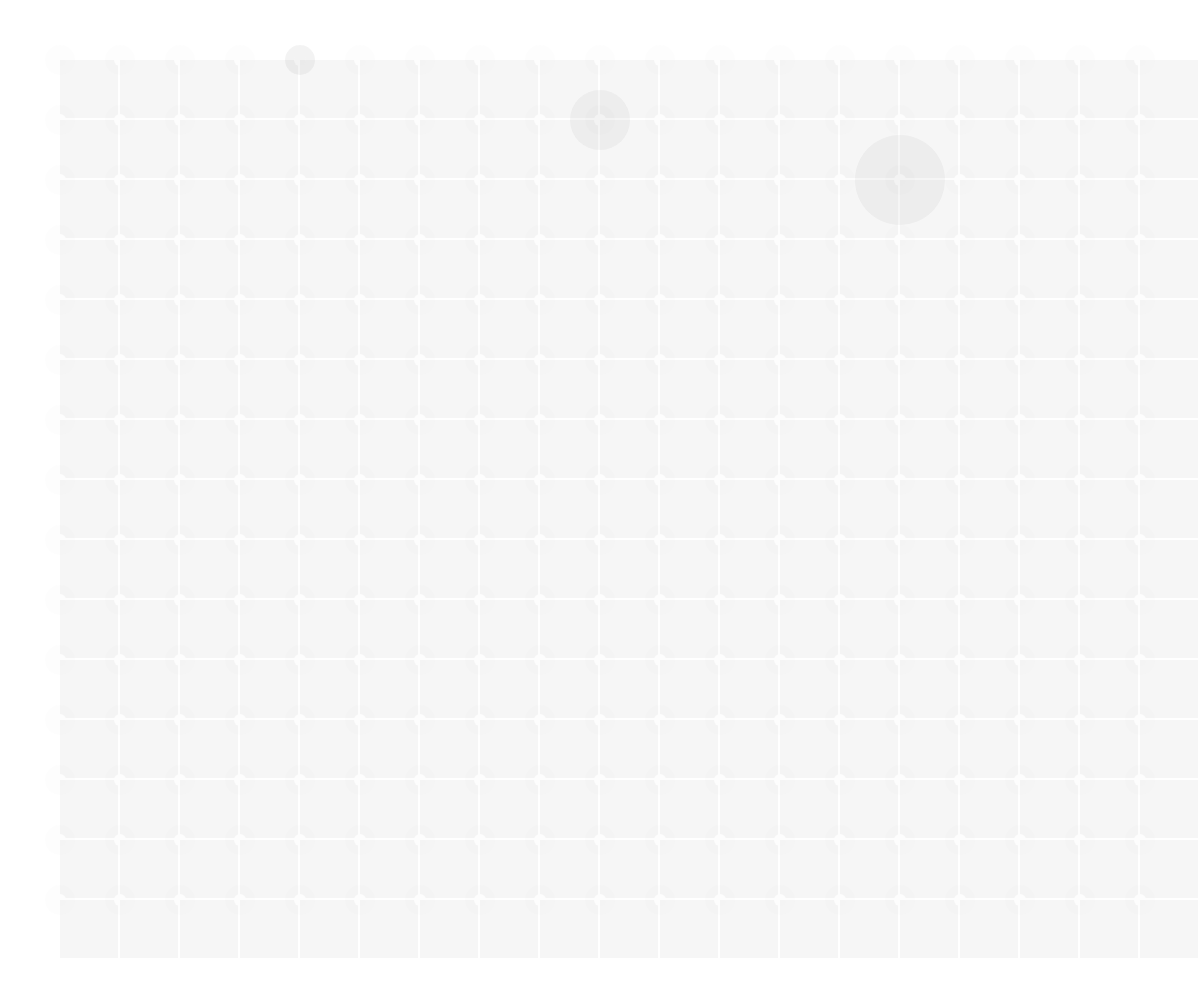
Frame 1 (no input)
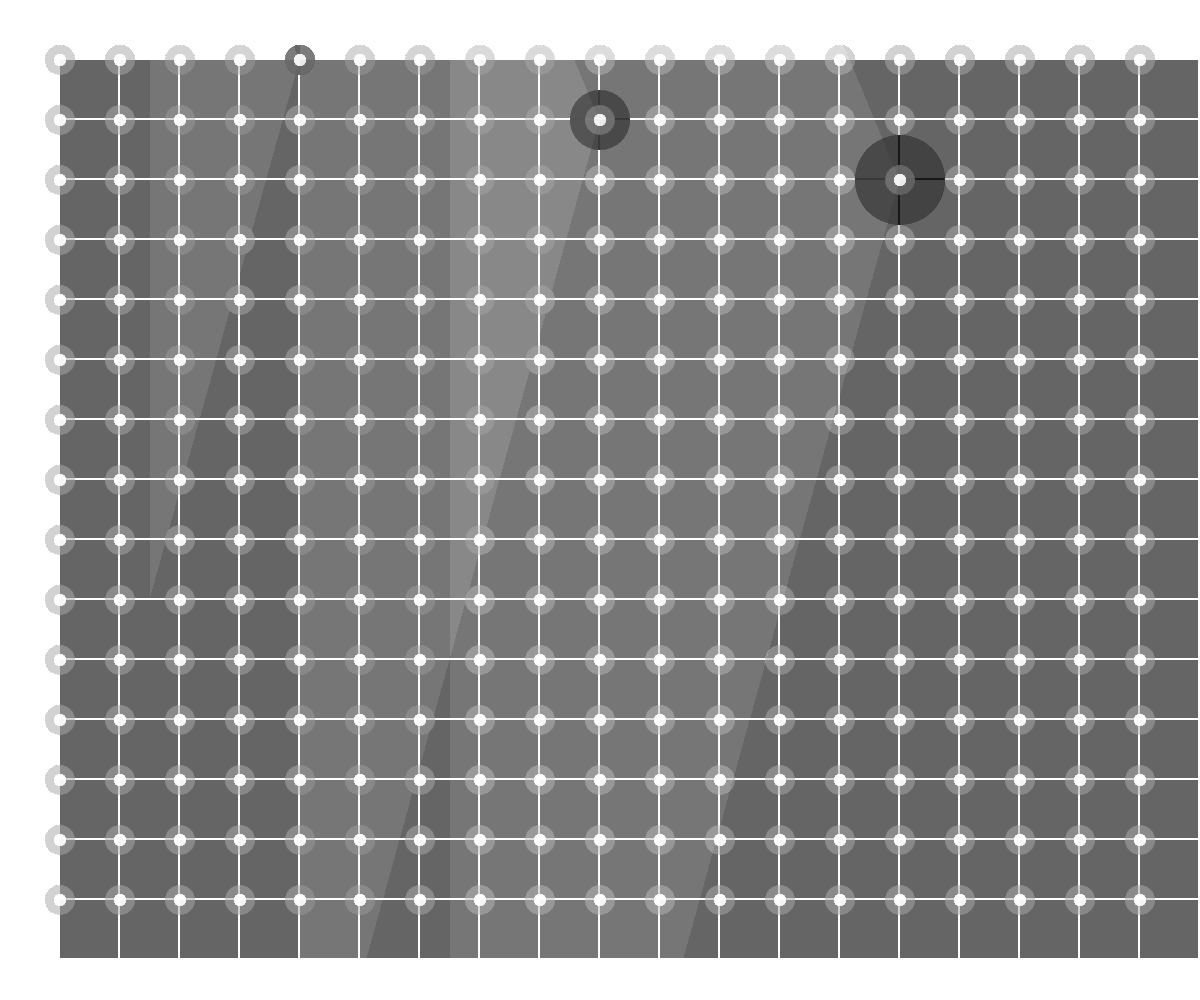
Frame 60 (no input)
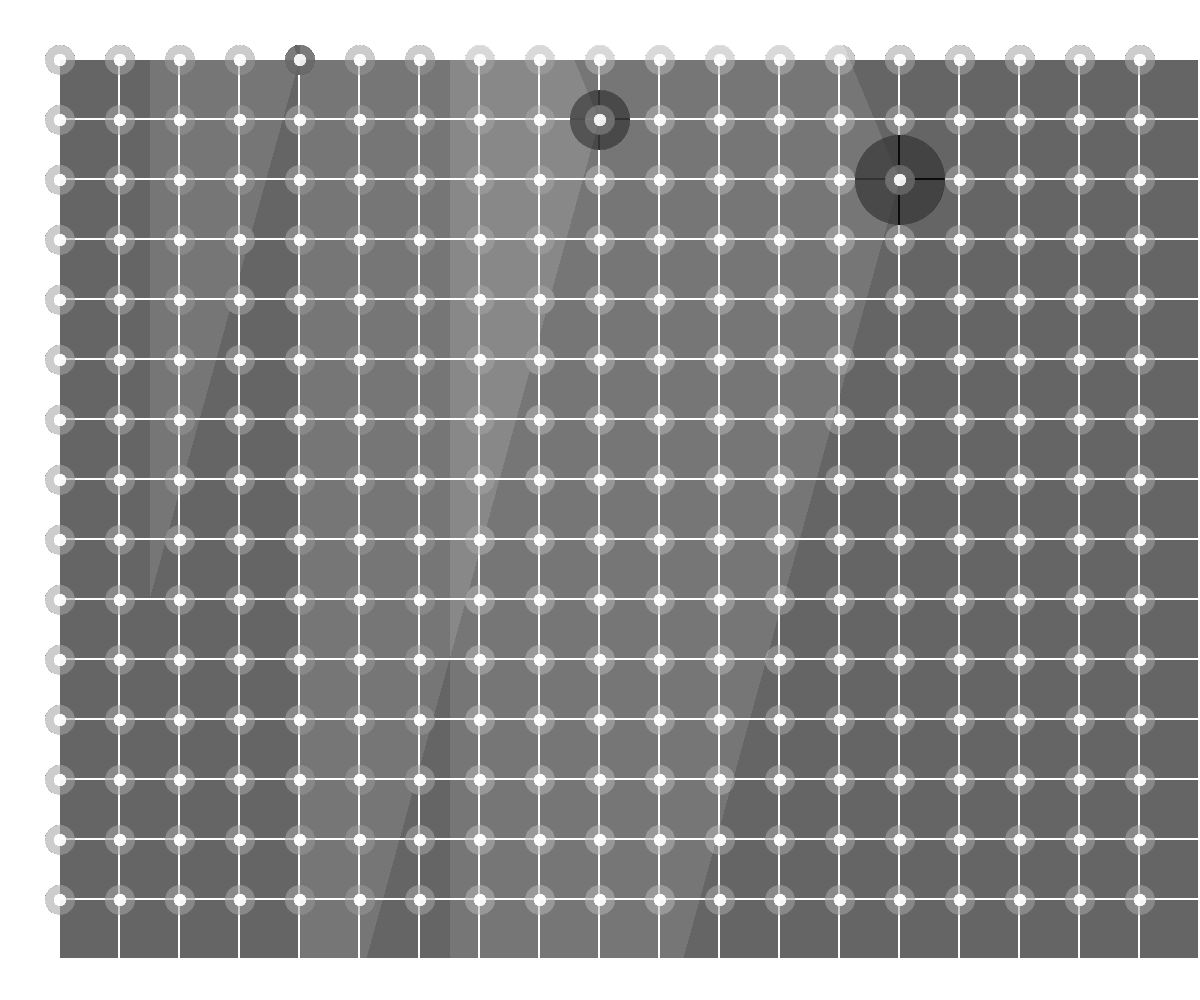
Frame 120 (the mouse pressed at the canvas centre since frame 60)

The p5.js sketch that drew these frames (run headless with seeded random() and noise() and a simulated clock; from frame 60 on, the mouse is pressed at the canvas centre):

// p5.js sketch
// ── sketch.js

// Assignment 2 by Lachezar Petkov
// Visual attern for favorite song (Metallica - My Friend of Misery)

var equalDistance = 60;
var smallElipseSize = equalDistance/5;
var largeEllipseSize = equalDistance/2;
var triangleCounter = 300;

function setup() {
  createCanvas(windowWidth, windowHeight);
  smooth();
}

function draw() {

    for(var i = equalDistance; i <= windowWidth - equalDistance; i += equalDistance) {
      for (var z = equalDistance; z <= windowHeight - equalDistance; z += equalDistance) {
        noStroke();

        fill(255);
        ellipse(i, z, smallElipseSize , smallElipseSize);

        fill(200, 200, 200, 10);
        ellipse(i, z, largeEllipseSize, largeEllipseSize);

        fill(100, 100, 100, 15);
        rect(i , z , equalDistance - 2, equalDistance - 2);
      }
    }

    for (var k = triangleCounter; k <= windowWidth - triangleCounter; k += triangleCounter) {
      fill (0, 0, 0, 10);
      ellipse(k , k * 0.2 , k * 0.10, k * 0.10);
      fill(255, 255, 255, k / 400);
      triangle(k , k * 0.2 , k / 2  , k - k * 2  , k / 2 , k * 2 );
    }
}
